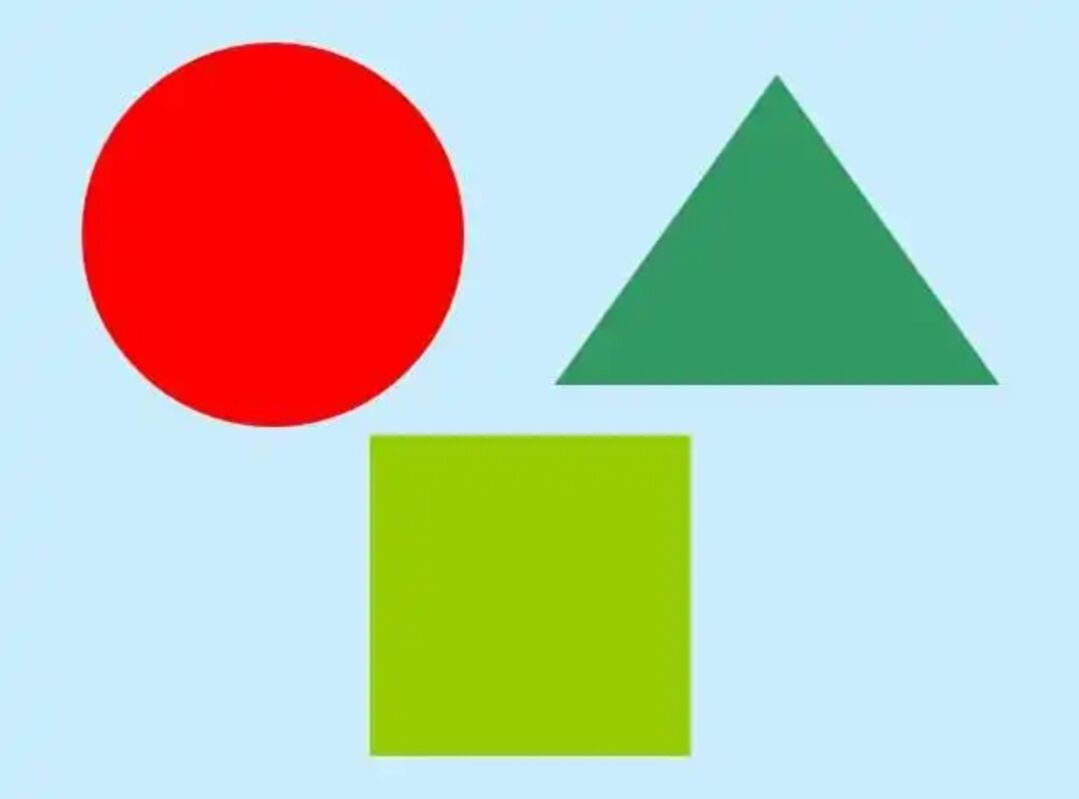
//> input picture 形状检测/12.jpg, 1079 x 799 px
$ ./main   (built with g++ and OpenCV 4)
//> lines starting //> are read from the running program, lines starting //| are printed output that depends on the picture; after the words box and inside, x2 and y2 are one past the last pixel; in counts of white or black regions, pixels touching at a corner belong together
#include <opencv2/imgcodecs.hpp>
#include <opencv2/highgui.hpp>
#include <opencv2/imgproc.hpp>
#include <iostream>

using namespace cv;
using namespace std;

void getContours(Mat imgDil, Mat img) {
    vector<vector<Point>> contours; //轮廓数据
    vector<Vec4i> hierachy;

    findContours(imgDil, contours, hierachy, RETR_EXTERNAL, CHAIN_APPROX_SIMPLE);  //通过预处理的二值图像找到所有轮廓contours

    for (int i = 0; i < (int)contours.size(); i++)
    {
        double area = contourArea(contours[i]);
        cout << area <<endl;

        vector<vector<Point>> conPoly(contours.size());
        vector<Rect> boundRect(contours.size());
        string objectType;

        if (area > 1000)    //过滤噪声
        {
            //找轮廓的近似多边形或曲线
            double peri = arcLength(contours[i], true);
            approxPolyDP(contours[i], conPoly[i], 0.02 * peri, true);

            cout << conPoly[i].size() << endl;
            boundRect[i] = boundingRect(conPoly[i]);   //找每个近似曲线的最小上边界矩形

            int objCor = (int)conPoly[i].size();

            if (objCor == 3) { objectType = "Tri"; }
            if (objCor == 4) {

                float aspRatio = (float)boundRect[i].width / boundRect[i].height;    //宽高比
                cout << aspRatio << endl;
                if(aspRatio > 0.95 && aspRatio < 1.05) {
                    objectType = "Square";
                }
                else {
                    objectType = "Rect";
                }
            }
            if (objCor > 4) { objectType = "Circle"; }

            drawContours(img, conPoly, i, Scalar(255, 0, 255), 2);  //绘制滤除噪音后的所有轮廓
            rectangle(img, boundRect[i].tl(), boundRect[i].br(), Scalar(0, 255, 0), 5);       //绘制边界框
            putText(img, objectType, { boundRect[i].x, boundRect[i].y - 5 }, FONT_HERSHEY_PLAIN, 1, Scalar(0, 69, 255), 1);
        }
    }
}

int main()
{
    string path = "/home/sunwei/Opencv/形状检测/12.jpg";
    Mat img = imread(path);
//> img is the input picture: 799 rows x 1079 cols, CV_8UC3; mean B, G, R 176.8, 194.6, 190
    Mat imgGray,imgBlur,imgCanny,imgDil;

    cvtColor(img, imgGray, COLOR_BGR2GRAY);
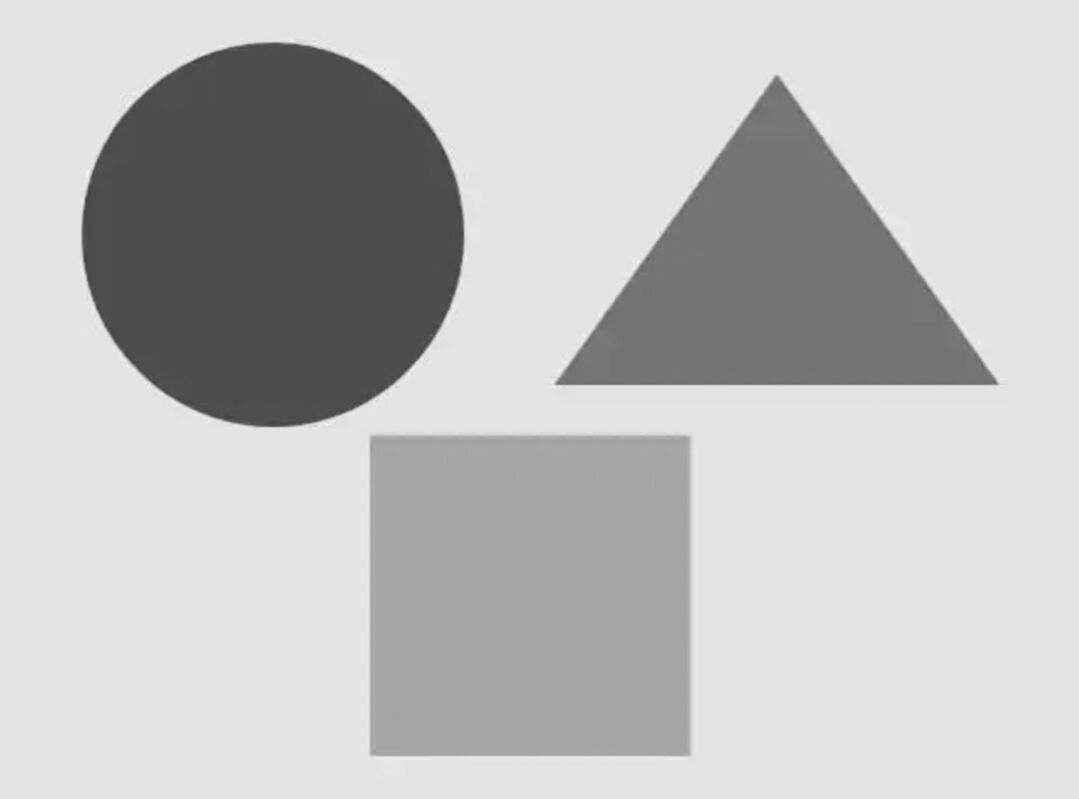
//> imgGray: 799 rows x 1079 cols, CV_8UC1; min 56, max 248, mean 191.2
    GaussianBlur(imgGray, imgBlur, Size(3,3), 3, 0);
    Canny(imgBlur, imgCanny, 25, 75);
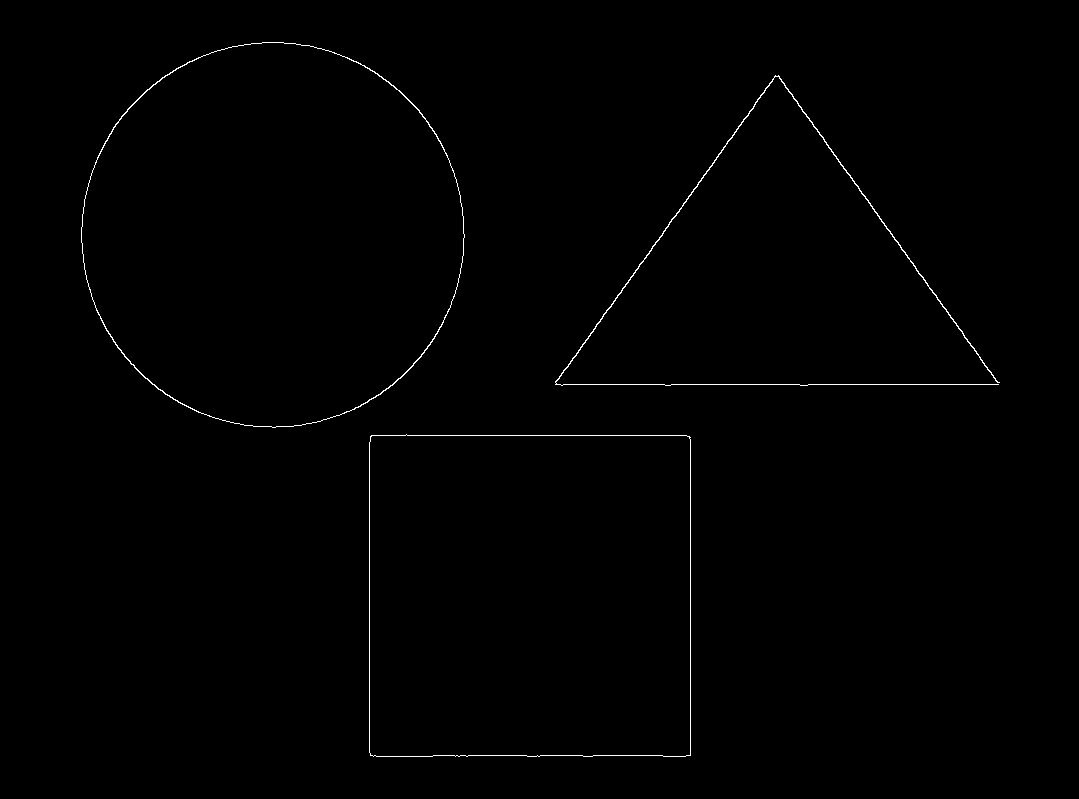
//> imgCanny: 799 rows x 1079 cols, CV_8UC1; 0.49% white in thin lines or dots, all inside (x1, y1, x2, y2) = (81, 42, 1000, 757)
    Mat kernel = getStructuringElement(MORPH_RECT, Size(3,3));
    dilate(imgCanny, imgDil, kernel);
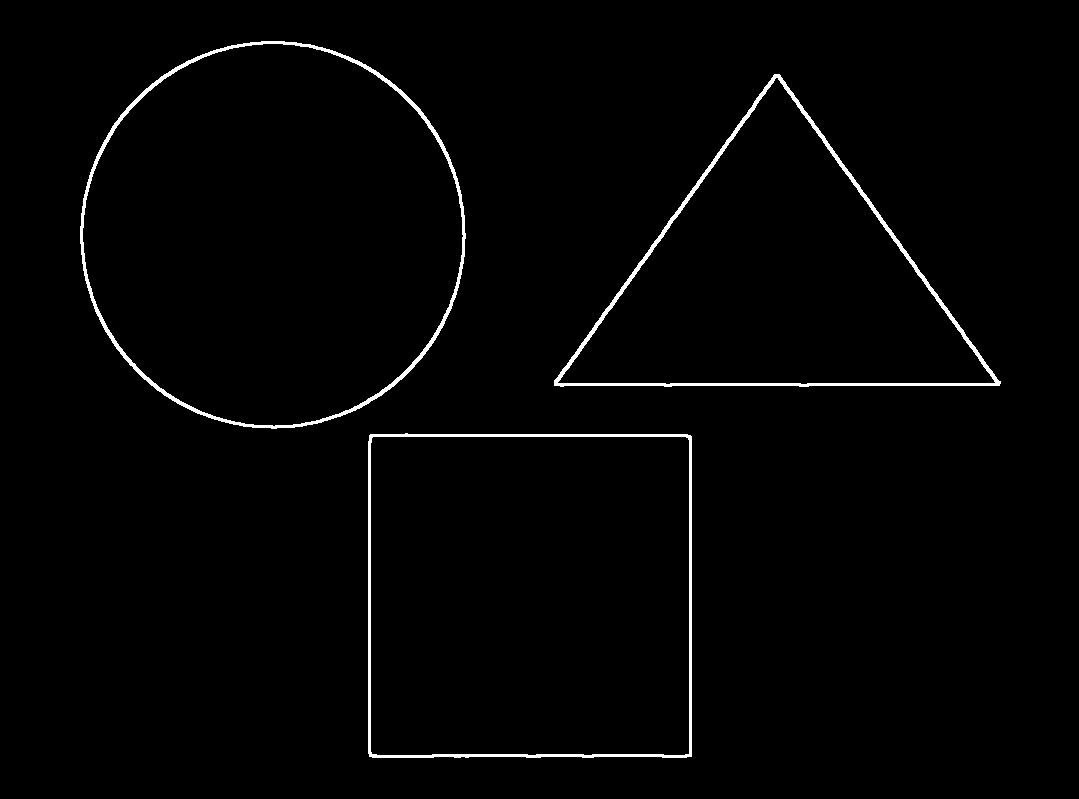
//> imgDil: 799 rows x 1079 cols, CV_8UC1; 1.5% white; 3 white regions

    getContours(imgDil, img);
//> in getContours, `findContours(imgDil, contours, hierachy, RETR_EXTERNAL, CHAIN_APPROX_S..`: contours = 3 contours; box (x1, y1, x2, y2) and area: (80, 41, 466, 429) 116946, (368, 433, 692, 758) 104120, (554, 74, 1001, 387) 70742
//> the loop in getContours, `for (int i = 0; i < (int)contours.size(); i++)` made 3 passes
//> (area, peri, objCor, aspRatio) on pass 1: (104120.5, 1292.9, 4, 1)
//> (area, peri, objCor) on passes 2 to 3: (70741.5, 1258.2, 3), (116945.5, 1279.8, 8)
//| 104120
//| 4
//| 1
//| 70741.5
//| 3
//| 116946
//| 8
//> pass 1, in getContours, `putText(img, objectType, { boundRect[i].x, boundRect[i].y - 5 }, FONT_..`:
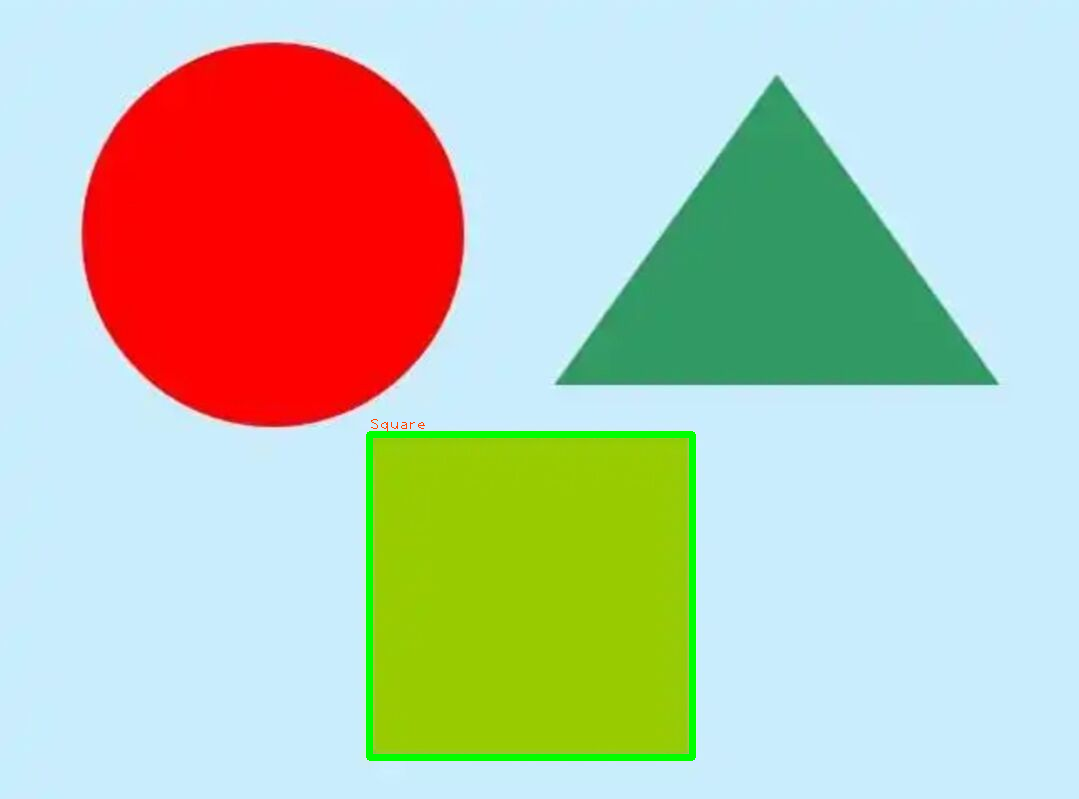
//> img: 799 rows x 1079 cols, CV_8UC3; 1.06% of pixels changed, all inside (x1, y1, x2, y2) = (366, 419, 696, 761)
//> pass 3, in getContours, `putText(img, objectType, { boundRect[i].x, boundRect[i].y - 5 }, FONT_..`:
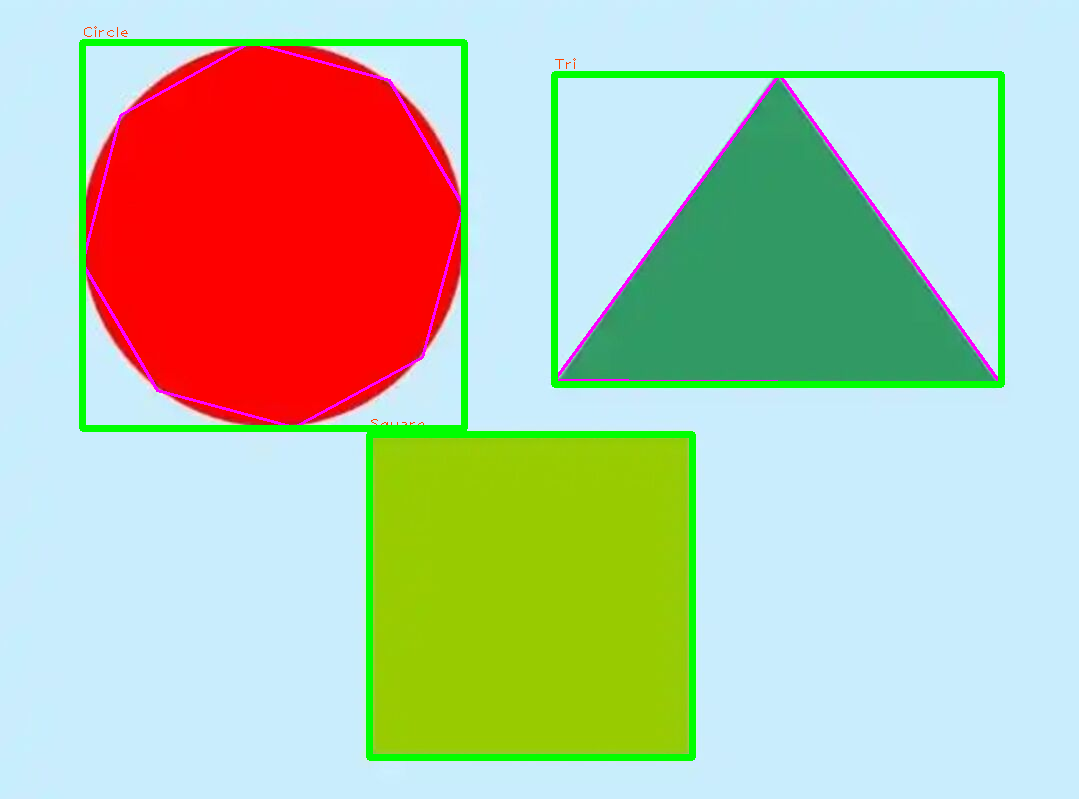
//> img: 799 rows x 1079 cols, CV_8UC3; mean B, G, R 170.5, 195, 183.8

    if (!img.empty()) {
        imshow("Image", img);
    }
    waitKey(0);

    return 0;
}
